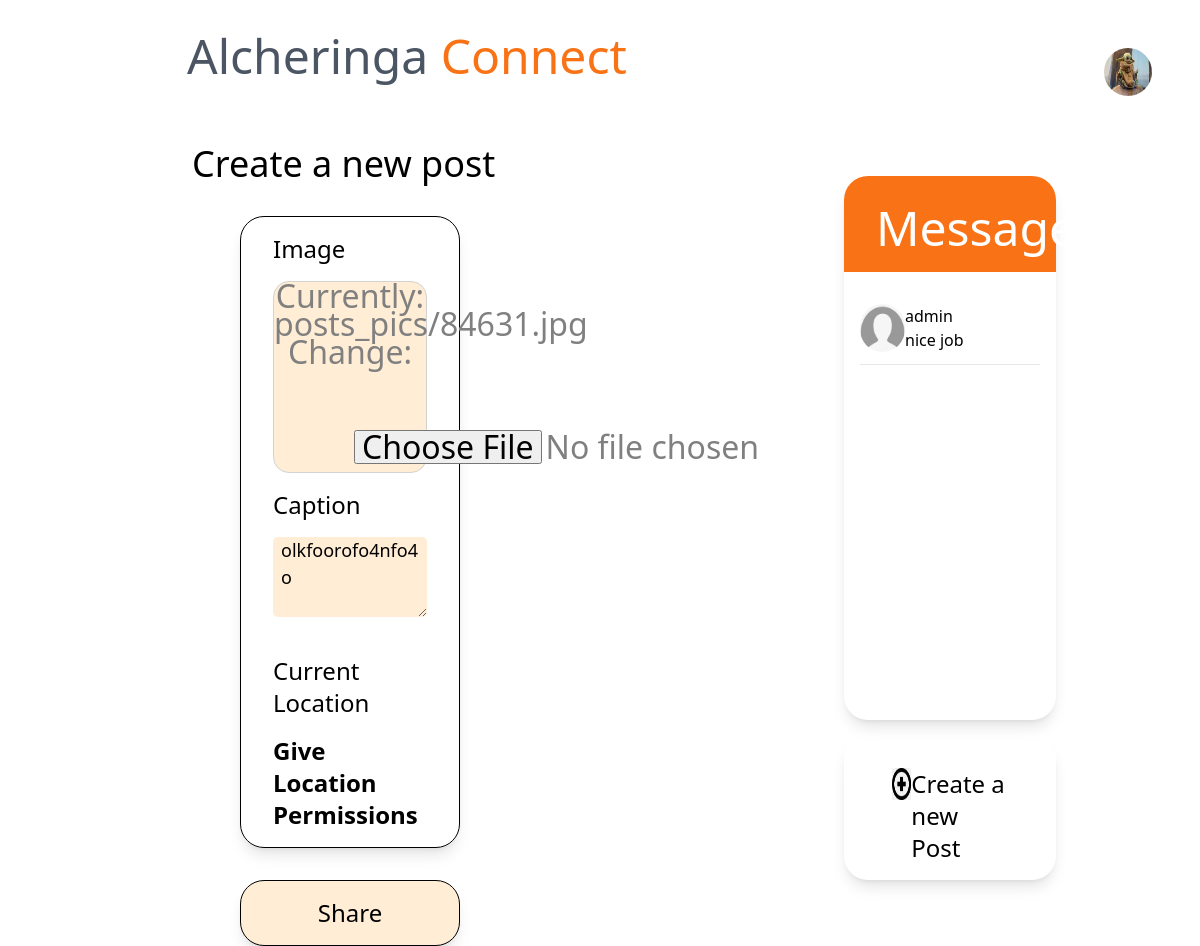
Screenshot of /post/2/update/ (signed in) with the database file from the repository.
### connect/models.py (models this page shows, shortened)
class Post(models.Model):
    description = models.TextField(blank=True)
    date_posted = models.DateTimeField(default=timezone.now)
    author = models.ForeignKey(User, on_delete=models.CASCADE)
    image = models.ImageField(default='base.jpg',upload_to='posts_pics')
    likes = models.IntegerField(default=0)

### users/models.py (models this page shows, shortened)
class Profile(models.Model):
    user = models.OneToOneField(User, on_delete=models.CASCADE)
    image = models.ImageField(default='default.png',upload_to='profile_pics')
    bio=models.TextField(default="Add your bio")
    savedPosts = models.ManyToManyField(Post,blank=True,related_name='user_saved_posts')
    likedPosts = models.ManyToManyField(Post,blank=True,related_name='user_liked_posts')

### chatrooms/models.py (models this page shows)
class ChatRoom(models.Model):
    sender = models.ForeignKey(
        User, on_delete=models.CASCADE, related_name='sender_chatrooms')
    receiver = models.ForeignKey(
        User, on_delete=models.CASCADE, related_name='receiver_chatrooms')
    last_text = models.TextField(default="")

### connect/views.py (the view, shortened to what this page needs)
# urls.py: path('post/<int:pk>/update/', PostUpdateView.as_view(), name='post-update'),
class PostUpdateView(LoginRequiredMixin, UserPassesTestMixin, UpdateView):
    model = Post
    fields = ['description', 'image']
    def test_func(self):
        post = self.get_object()
        if self.request.user == post.author:
            return True
        return False
    def get_context_data(self, **kwargs):
        context = super().get_context_data(**kwargs)
        context['chats'] = ChatRoom.objects.filter(sender=self.request.user)
        return context

### connect/templates/connect/post_form.html (shortened to what this page needs)
{% load static %}
<!DOCTYPE html>
<html lang="en">
  <head>
    <script src="https://cdn.tailwindcss.com"></script>
  </head>
  <body>
    <div class="grid grid-cols-12 mt-4">
      <div class="md:col-span-7 col-span-12">
        <div
          class="grid grid-cols-12 flex items-center cursor-pointer"
          onclick="location.href=`{% url 'connect-profile' %}`;"
        >
          <div class="col-span-3 flex justify-end">
          </div>
          <div class="col-span-9 text-5xl pl-3 text-gray-600">
            Alcheringa <span class="text-orange-500">Connect</span>
          </div>
        </div>
        <div class="mx-48 text-4xl mt-12">Create a new post</div>
        <div class="mx-48 px-12">
          <form method="POST" enctype="multipart/form-data">
            <div
              class="card shadow-lg rounded-3xl border border-black px-8 py-4 mt-8"
            >
              <div class="text-2xl">Image</div>
              <label for="input" class="">
                <div class="h-48 bg-orange-100 text-lg" id="imgUP">
                  {{ form.image }}
                </div>
              </label>
              <div class="text-2xl mt-4">Caption</div>
              {{form.description}}
              <p class="text-2xl mt-4">Current Location</p>
              <b class="text-2xl">
                <p id="location" class="mt-4 cursor-pointer">
                  Give Location Permissions
                </p>
              </b>
            </div>
            <button
              type="submit"
              class="shadow-lg rounded-3xl border border-black p-4 mt-8 text-2xl bg-orange-100"
              style="width: 100%"
            >
              Share
            </button>
          </form>
        </div>
      </div>
      <div class="md:col-span-5 col-span-12 mt-0">
        <div class="flex justify-end px-12 mb-20 mt-8 cursor-pointer" onclick="window.location.href=`{% url 'main-profile' %}`">
          <img
            src="{{user.profile.image.url}}"
            alt="img"
            width="80px"
            height="80px"
            class="h-12 w-12 rounded-full"
          />
        </div>
        <div class="ml-36 mr-36 shadow-lg rounded-3xl">
          <div
            class="grid grid-cols-6 bg-orange-500 h-24 rounded-t-3xl text-white px-8 pt-4"
          >
            <div
              class="text-5xl mb-2 col-span-4 flex items-center cursor-pointer"
              onclick="window.location.href=`{% url 'editprofile' %}`"
            >
              Messages
            </div>
            <div class="col-span-2 flex justify-end items-center">
            </div>
          </div>
          <div class="px-4 pt-4" style="height: 28rem">
            <div class="modal-body">
              <ul class="list-unstyled">
                {%for chat in chats%}
                <a href="{% url 'chatroom' chat.receiver.id%}" class="text-decoration-none">
                  <li class="media hover-media">
                    <div class="grid grid-cols-12 mt-4">
                      <div class="col-span-3">
                        <img
                          src="{{chat.receiver.profile.image.url}}"
                          alt="img"
                          width="60px"
                          height="60px"
                          class="h-12 w-12 rounded-full"
                        />
                      </div>
                      <div class="media-body text-dark col-span-9">
                        <h6 class="media-header">{{chat.receiver}}</h6>
                        <p class="media-text">
                          {{chat.last_text}}
                        </p>
                      </div>
                    </div>
                  </li>
                </a>
                <hr class="my-3" />
                {% endfor %}
              </ul>
            </div>
          </div>
        </div>
        <div
          class="ml-36 mr-36 shadow-lg rounded-3xl px-12 pt-8 pb-4 mt-4 cursor-pointer"
          id="create"
        >
          <div
            onclick="location.href=`{% url 'connect-create' %}`;"
            class="grid grid-cols-6"
          >
            <div class="col-span-1">
              <img
                src="{%static 'connect\images\images.jpg' %}"
                alt=""
                srcset=""
                class="h-8"
              />
            </div>
            <div class="col-span-5 text-2xl">Create a new Post</div>
          </div>
        </div>
      </div>
    </div>
  </body>
</html>

### connect/templates/connect/post_form.html (style rules this page uses)
#id_image { padding-left: 5rem; padding-top: 4rem; }
#id_description { box-shadow: 2rem; margin-top: 1rem; margin-bottom: 1rem; width: 100%; height: 5rem; background-color: rgb(255 237 213); border-radius: 0.3rem; padding-left: 0.5rem; font-size: large; }
#imgUP { cursor: pointer; text-align: center; justify-content: center; border: 1px solid lightgray; border-radius: 1rem; margin-top: 1rem; font-size: 2rem; color: grey; }

### rows the page displays
Post: description "olkfoorofo4nfo4o"
ChatRoom: receiver.profile.image (placeholder picture), receiver "admin", last_text "nice job"
